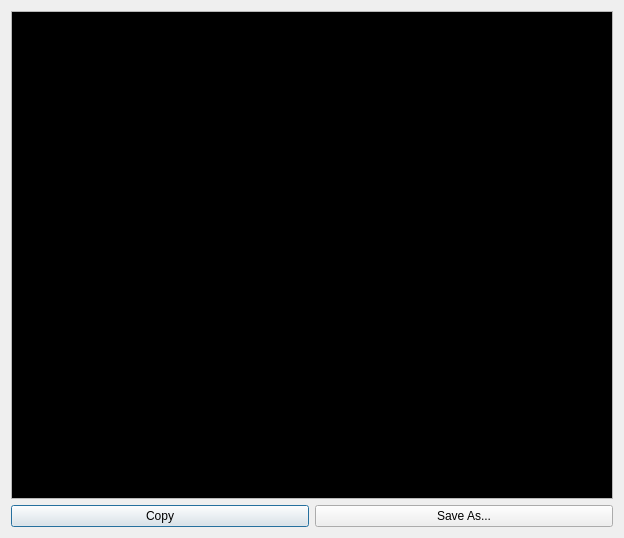
<?xml version="1.0" encoding="UTF-8"?>
<ui version="4.0">
 <class>LogWindow</class>
 <widget class="QDialog" name="LogWindow">
  <property name="geometry">
   <rect>
    <x>0</x>
    <y>0</y>
    <width>624</width>
    <height>538</height>
   </rect>
  </property>
  <property name="windowTitle">
   <string>Ultragrid Log</string>
  </property>
  <layout class="QVBoxLayout" name="verticalLayout">
   <item>
    <widget class="QTextBrowser" name="terminal">
     <property name="sizePolicy">
      <sizepolicy hsizetype="Preferred" vsizetype="MinimumExpanding">
       <horstretch>0</horstretch>
       <verstretch>0</verstretch>
      </sizepolicy>
     </property>
     <property name="palette">
      <palette>
       <active>
        <colorrole role="Text">
         <brush brushstyle="SolidPattern">
          <color alpha="255">
           <red>255</red>
           <green>255</green>
           <blue>255</blue>
          </color>
         </brush>
        </colorrole>
        <colorrole role="Base">
         <brush brushstyle="SolidPattern">
          <color alpha="255">
           <red>0</red>
           <green>0</green>
           <blue>0</blue>
          </color>
         </brush>
        </colorrole>
       </active>
       <inactive>
        <colorrole role="Text">
         <brush brushstyle="SolidPattern">
          <color alpha="255">
           <red>255</red>
           <green>255</green>
           <blue>255</blue>
          </color>
         </brush>
        </colorrole>
        <colorrole role="Base">
         <brush brushstyle="SolidPattern">
          <color alpha="255">
           <red>0</red>
           <green>0</green>
           <blue>0</blue>
          </color>
         </brush>
        </colorrole>
       </inactive>
       <disabled>
        <colorrole role="Text">
         <brush brushstyle="SolidPattern">
          <color alpha="255">
           <red>123</red>
           <green>123</green>
           <blue>123</blue>
          </color>
         </brush>
        </colorrole>
        <colorrole role="Base">
         <brush brushstyle="SolidPattern">
          <color alpha="255">
           <red>243</red>
           <green>243</green>
           <blue>243</blue>
          </color>
         </brush>
        </colorrole>
       </disabled>
      </palette>
     </property>
     <property name="placeholderText">
      <string/>
     </property>
    </widget>
   </item>
   <item>
    <layout class="QHBoxLayout" name="horizontalLayout">
     <item>
      <widget class="QPushButton" name="copyBtn">
       <property name="text">
        <string>Copy</string>
       </property>
      </widget>
     </item>
     <item>
      <widget class="QPushButton" name="saveBtn">
       <property name="sizePolicy">
        <sizepolicy hsizetype="Minimum" vsizetype="Fixed">
         <horstretch>0</horstretch>
         <verstretch>0</verstretch>
        </sizepolicy>
       </property>
       <property name="text">
        <string>Save As...</string>
       </property>
      </widget>
     </item>
    </layout>
   </item>
  </layout>
 </widget>
 <resources/>
 <connections/>
</ui>
